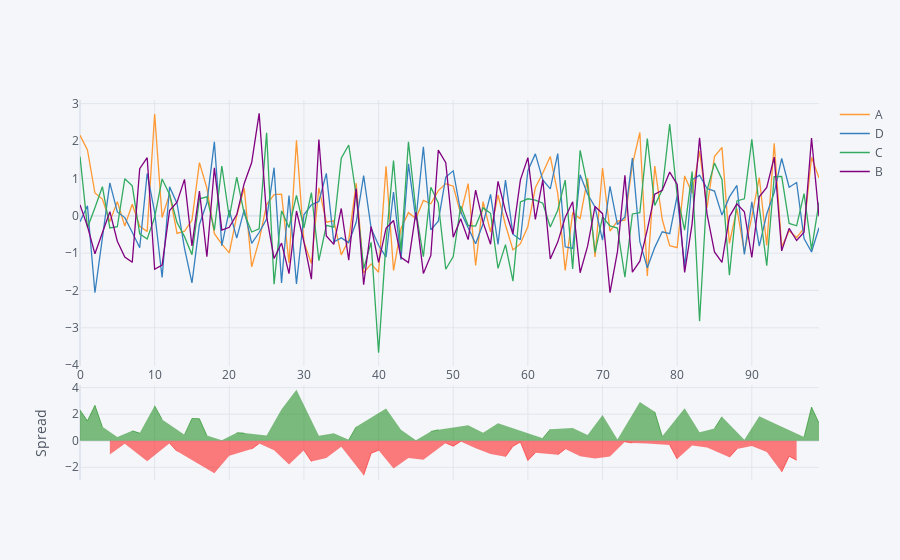

The code cell stored with this chart in its notebook:
### Markdown cell above
**Spread plots**

### Code cell
df[['A','D','C','B']].iplot(kind='spread')
